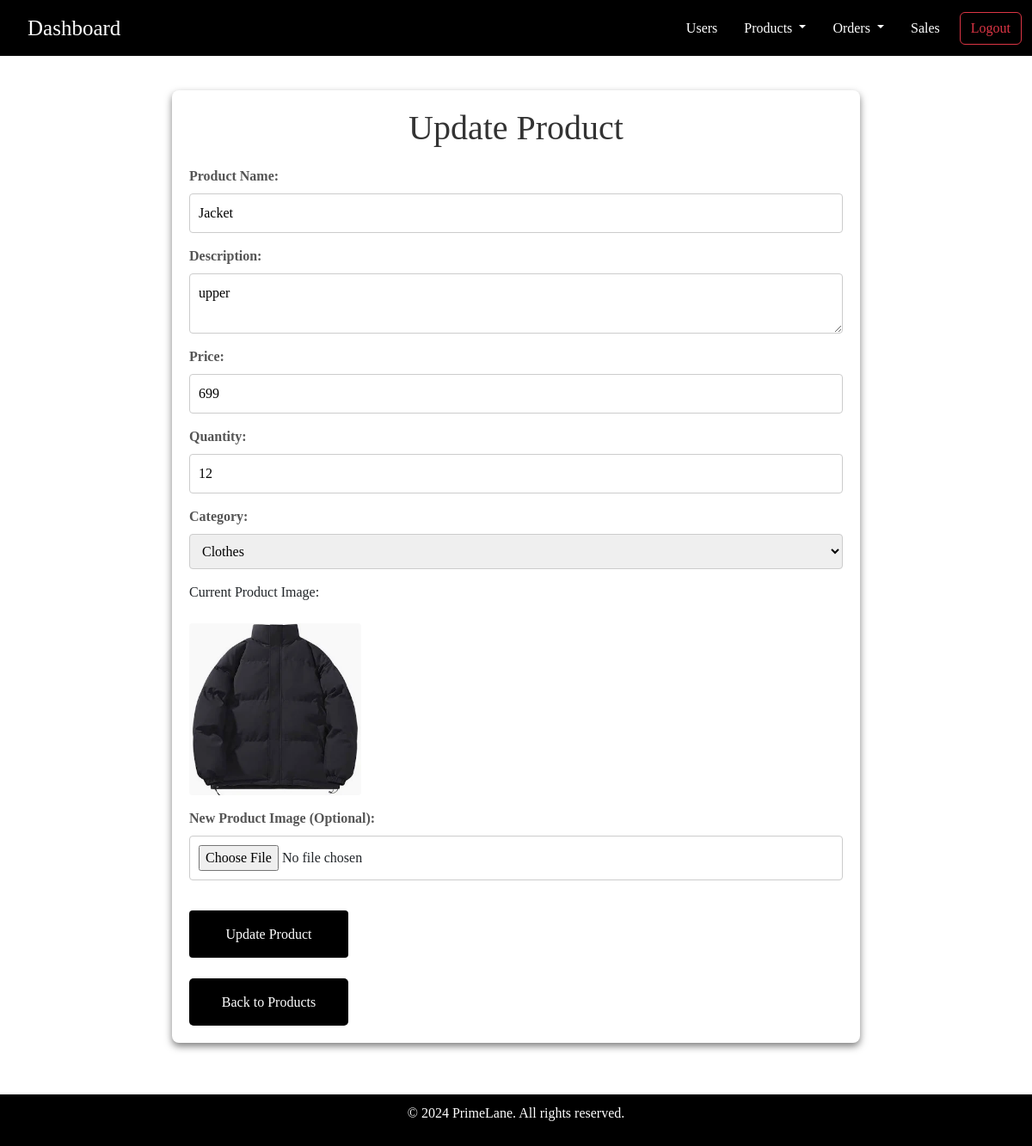
The page /admin/products/update/1/ (signed in) on the database its author committed.
### app/models.py (models this page shows)
class Product(Base):
    __tablename__ = 'products'
    product_id = Column(Integer, primary_key=True, autoincrement=True)
    product_name = Column(String(100), nullable=False)
    product_description = Column(String(500), nullable=True)
    product_price = Column(Integer, nullable=False)
    product_quantity = Column(Integer, nullable=False)
    category_id = Column(Integer, ForeignKey('categories.category_id'))
    created_at = Column(DateTime, default=get_ist_time)
    updated_at = Column(DateTime, default=get_ist_time, onupdate=get_ist_time)
    image_url = Column(String(200), nullable=True)
    is_deleted = Column(Boolean, default=False)
    category = relationship('Category', back_populates='products')
    order_products = relationship('OrderProduct', back_populates='product')
    shopping_carts = relationship('ShoppingCart', back_populates='product')

class Category(Base):
    __tablename__ = 'categories'
    category_id = Column(Integer, primary_key=True, autoincrement=True)
    category_name = Column(String(100), nullable=False, unique=True)
    category_description = Column(String(500))
    created_at = Column(DateTime, default=get_ist_time)
    updated_at = Column(DateTime, default=get_ist_time, onupdate=get_ist_time)
    products = relationship('Product', back_populates='category')

### app/routes.py (the view, shortened to what this page needs)
@admin.route('/products/update/<int:product_id>/', methods=['GET', 'POST'])
@admin_required
@login_required
def update_product(product_id):
    session_db = get_session()
    product = session_db.query(Product).filter(Product.product_id == product_id).first()
    if not product:
        flash('Product not found.', 'danger')
        return redirect(url_for('admin.products'))
    categories = session_db.query(Category).all()
    session_db.close()
    return render_template('admin/update_product.html', product=product, categories=categories)

### app/__init__.py (called while the page is built)
def create_app():
    app = Flask(__name__)
    app.config.from_object('config.Config')
    init_db()
    @app.before_request
    def before_request():
        g.rupee_symbol = '₹'
    mail.init_app(app)
    Migrate(app, engine)
    app.register_blueprint(main)
    app.register_blueprint(admin, url_prefix='/admin')
    app.register_blueprint(auth)
    Base.metadata.create_all(engine)
    app.config['SECRET_KEY'] = 'secret_key'
    return app

### app/routes.py (called while the page is built)
def login_required(f):
    @wraps(f)
    def decorated_function(*args, **kwargs):
        if 'user_id' not in session:
            return redirect(url_for('auth.login'))
        return f(*args, **kwargs)
    return decorated_function

def admin_required(f):
    @wraps(f)
    def decorated_function(*args, **kwargs):
        if 'user_id' not in session or session.get('role') != 'admin':
            return redirect(url_for('auth.login'))
        return f(*args, **kwargs)
    return decorated_function

### db/engine.py (called while the page is built)
def get_session():
    return Session()

### app/templates/admin/update_product.html (shortened to what this page needs)
{% extends 'admin/admin_base.html' %}
{% block content %}
    <div class="update-product-container">
        <h1 class="heading">Update Product</h1>
        <form action="{{ url_for('admin.update_product', product_id=product.product_id) }}" method="POST" enctype="multipart/form-data" class="form">
            <div class="form-group">
                <label for="product_name">Product Name:</label>
                <input type="text" id="product_name" name="product_name" value="{{ product.product_name }}" required>
            </div>
            <div class="form-group">
                <label for="product_description">Description:</label>
                <textarea id="product_description" name="product_description" required>{{ product.product_description }}</textarea>
            </div>
            <div class="form-group">
                <label for="product_price">Price:</label>
                <input type="number" id="product_price" name="product_price" value="{{ product.product_price }}" required>
            </div>
            <div class="form-group">
                <label for="product_quantity">Quantity:</label>
                <input type="number" id="product_quantity" name="product_quantity" value="{{ product.product_quantity }}" required>
            </div>
            <div class="form-group">
                <label for="category_id">Category:</label>
                <select name="category_id" id="category_id" required>
                    {% for category in categories %}
                        <option value="{{ category.category_id }}" {% if category.category_id == product.category_id %}selected{% endif %}>
                            {{ category.category_name }}
                        </option>
                    {% endfor %}
                </select>
            </div>
            {% if product.image_url %}
                <div class="form-group">
                    <p>Current Product Image:</p>
                    <img src="{{ url_for('static', filename='uploads/' + product.image_url) }}" alt="Product Image" style="max-width: 200px;">
                </div>
            {% endif %}
            <div class="form-group">
                <label for="product_image">New Product Image (Optional):</label>
                <input type="file" id="product_image" name="product_image" accept="image/*">
            </div>
            <div class="form-actions">
                <button type="submit" class="button updateBtnLarge button-primary">Update Product</button>
            </div>
        </form>
        <br>
        <button class=" button button-primary updateBtnLarge"><a href="{{ url_for('admin.products') }}" class="updateA">Back to Products</a></button>
    </div>
{% endblock %}

### app/static/css/admin.css (style rules this page uses)
*, *::before, *::after { box-sizing: border-box; font-family: agrandir; font-size: 16px; text-decoration: none !important; }
a { text-decoration: none !important; font-size: 16px; }
body { display: flex; flex-direction: column; min-height: 100vh; margin: 0; overflow-x: hidden; }
body { margin-top: 60px; }
.button { padding: 8px 15px; background-color: black; color: white; border: none; border-radius: 5px; cursor: pointer; font-size: 16px !important; }
.update-product-container { margin: 20px auto; max-width: 800px; background-color: #ffffff; padding: 20px; border-radius: 8px; box-shadow: 0 4px 8px rgba(0, 0, 0, 0.5); }
.update-product-container h1 { text-align: center; font-size: 24px; margin-bottom: 20px; color: #333; }
.update-product-container .form { display: flex; flex-direction: column; gap: 15px; }
.update-product-container .form-group { display: flex; flex-direction: column; gap: 8px; }
.update-product-container .form-group label { font-weight: bold; font-size: 14px; color: #555; }
.update-product-container .form-group input, .update-product-container .form-group textarea, .update-product-container .form-group select { width: 100%; padding: 10px; font-size: 14px; border: 1px solid #ccc; border-radius: 4px; transition: border-color 0.3s; }
.update-product-container .form-group img { max-width: 100%; border-radius: 4px; }
.update-product-container .form-actions { display: flex; justify-content: space-between; align-items: center; margin-top: 20px; }
.update-product-container .form-actions .button { padding: 10px 20px; font-size: 14px; color: #ffffff; background-color: black; border: none; border-radius: 4px; cursor: pointer; text-decoration: none; text-align: center; transition: background-color 0.3s; }
.update-product-container .form-actions .button.button-primary { background-color: black; }
.update-product-container .form-actions .button { background-color: black; }
.updateBtnLarge { height: 55px !important; width: 185px; }
.updateA { color: white !important; }
.heading { font-size: 40px !important; text-align: center; margin-bottom: 20px !important; }
input { font-size: 16px !important; }
textarea { font-size: 16px !important; }
select { font-size: 16px !important; }
label { font-size: 16px !important; }

### rows shown on the page
Product: product_name "Jacket", product_description "upper", product_price "699", product_quantity "12", category_id "Clothes", image_url (picture)
